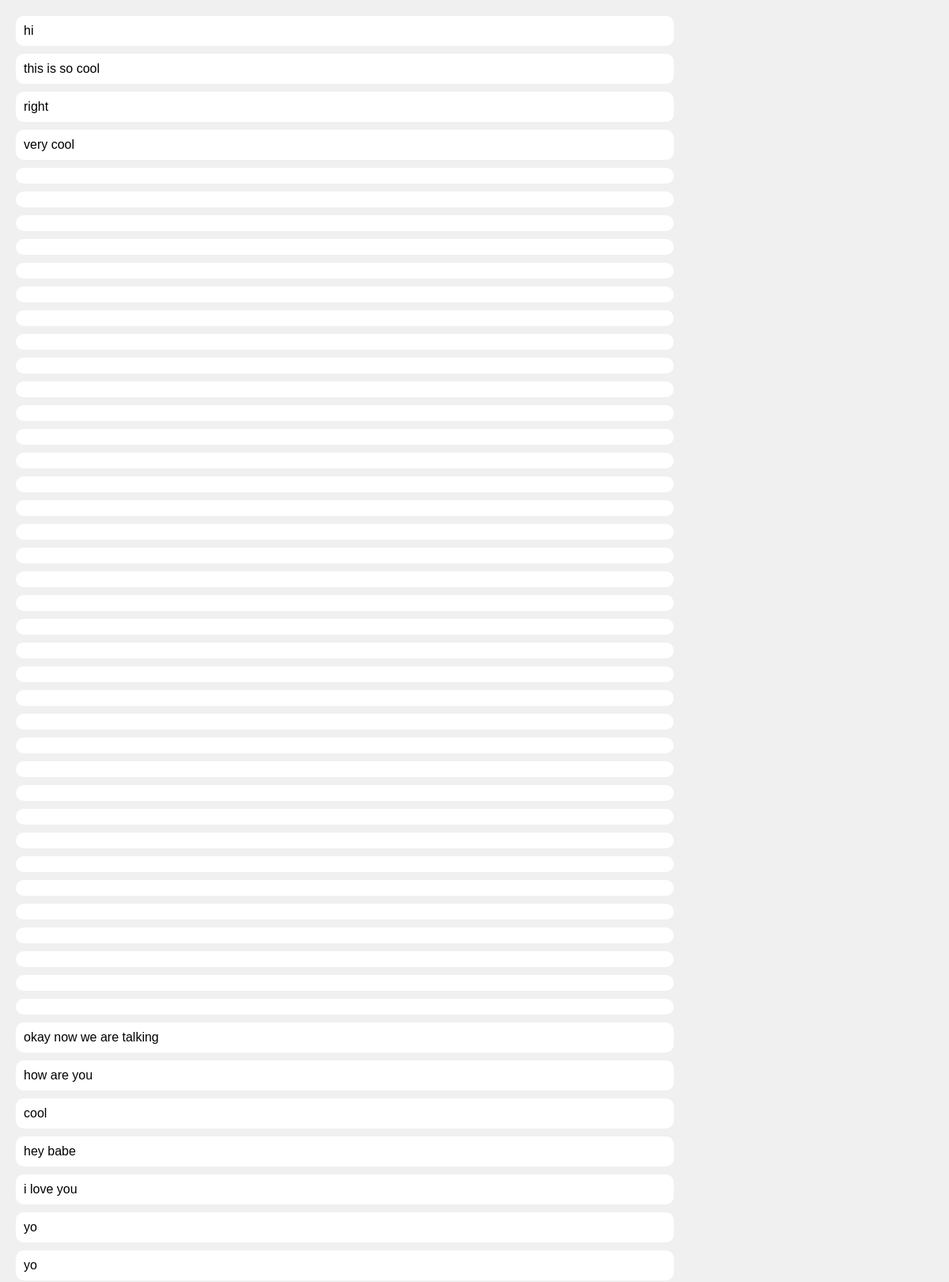
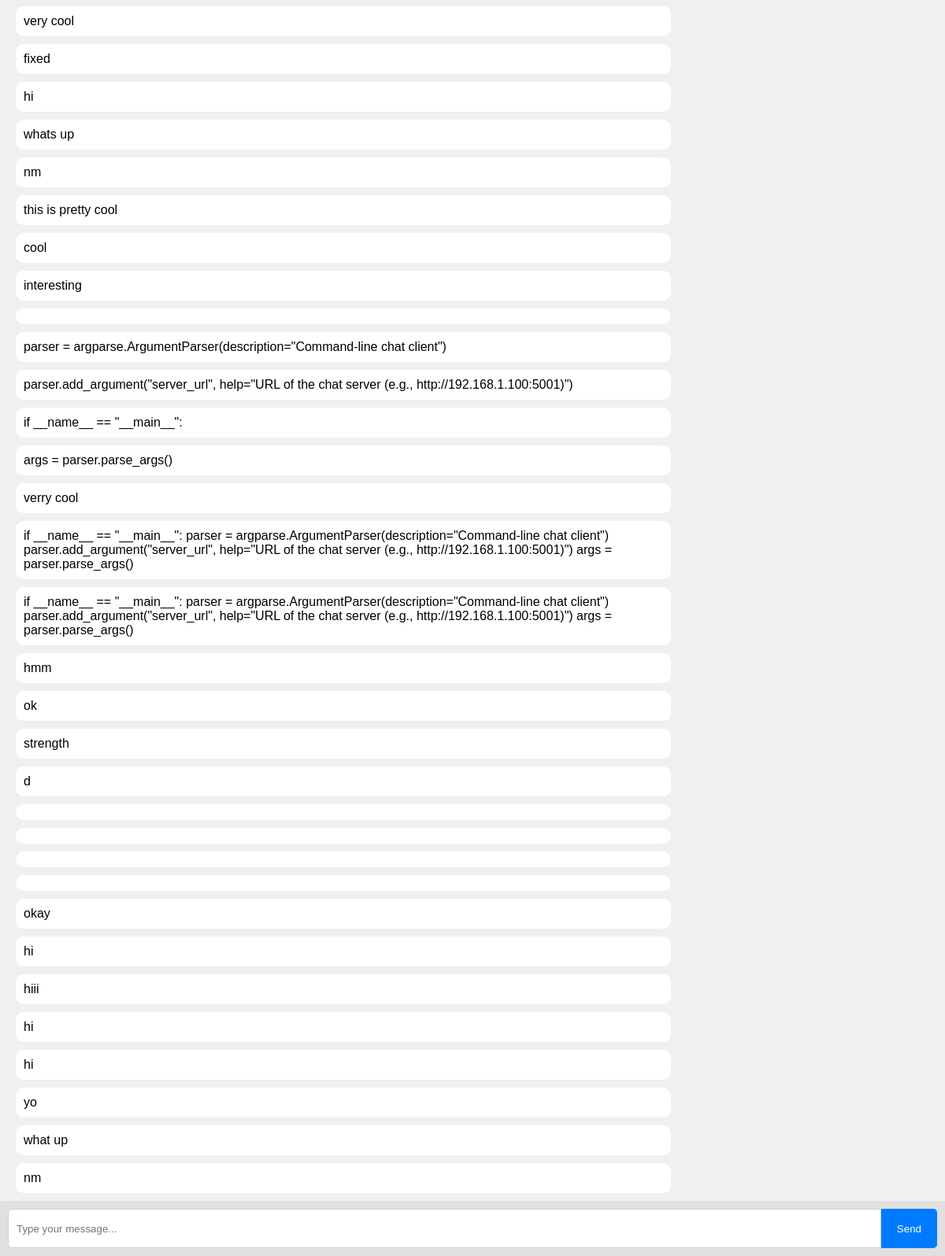
The page / on the database its author committed (2 pictures, top to bottom).
### tables this page shows
CREATE TABLE messages
                 (id INTEGER PRIMARY KEY AUTOINCREMENT,
                  message TEXT NOT NULL,
                  timestamp DATETIME DEFAULT CURRENT_TIMESTAMP);

### app.py (the view)
@app.route("/", methods=["GET", "POST"])
def index():
    messages = get_messages()
    return render_template("index.html", inputs=messages)

### app.py (called while the page is built)
def get_messages():
    conn = sqlite3.connect("chat.db")
    c = conn.cursor()
    c.execute("SELECT message FROM messages ORDER BY timestamp")
    messages = [row[0] for row in c.fetchall()]
    conn.close()
    return messages

### templates/index.html (shortened to what this page needs)
<!DOCTYPE html>
<html lang="en">
<head>
</head>
<body>
    <div class="chat-wrapper">
        <div id="chat_container" class="chat-container">
            {% for input in inputs %}
            <div class="message">{{ input }}</div>
            {% endfor %}
        </div>
        <form id="input_form" class="input-container">
            <input type="text" id="user_input" name="user_input" placeholder="Type your message...">
            <button type="submit">Send</button>
        </form>
    </div>
</body>
</html>

### templates/index.html (style rules this page uses)
body, html { font-family: Arial, sans-serif; margin: 0; padding: 0; height: 100%; overflow: hidden; }
.chat-wrapper { display: flex; flex-direction: column; height: 100vh; height: calc(var(--vh, 1vh) * 100); }
.chat-container { flex-grow: 1; overflow-y: auto; padding: 20px; background-color: #f0f0f0; padding-bottom: 70px; }
.message { background-color: white; border-radius: 10px; padding: 10px; margin-bottom: 10px; max-width: 70%; }
.input-container { display: flex; padding: 10px; background-color: #e0e0e0; position: fixed; bottom: 0; left: 0; right: 0; height: 50px; }
#user_input { flex-grow: 1; padding: 10px; border: 1px solid #ccc; border-radius: 5px 0 0 5px; }
button { padding: 10px 20px; background-color: #007bff; color: white; border: none; border-radius: 0 5px 5px 0; cursor: pointer; }

### rows shown on the page
messages: message "hi"
messages: message "this is so cool"
messages: message "right"
messages: message "very cool"
messages: message "okay now we are talking"
messages: message "how are you"
messages: message "cool"
messages: message "hey babe"
messages: message "i love you"
messages: message "yo"
messages: message "yo"
messages: message "very cool"
messages: message "fixed"
messages: message "hi"
messages: message "whats up"
messages: message "nm"
messages: message "this is pretty cool"
messages: message "cool"
messages: message "interesting"
messages: message "parser = argparse.ArgumentParser(description=\"Command-line chat client\")"
messages: message "parser.add_argument(\"server_url\", help=\"URL of the chat server (e.g., http://192.168.1.100:5001)\")"
messages: message "if __name__ == \"__main__\":"
messages: message "args = parser.parse_args()"
messages: message "verry cool"
messages: message "if __name__ == \"__main__\": parser = argparse.ArgumentParser(description=\"Command-line chat client\") parser.add_argument(\"server_url\", help=\"URL of the chat server (e.g., http://192.168.1.100:5001)\") args = parser.parse_args()"
messages: message "if __name__ == \"__main__\": parser = argparse.ArgumentParser(description=\"Command-line chat client\") parser.add_argument(\"server_url\", help=\"URL of the chat server (e.g., http://192.168.1.100:5001)\") args = parser.parse_args()"
messages: message "hmm"
messages: message "ok"
messages: message "strength"
messages: message "okay"
messages: message "hi"
messages: message "hiii"
messages: message "hi"
messages: message "hi"
messages: message "yo"
messages: message "what up"
messages: message "nm"

### other values the page prints
{{ input }} "d"
